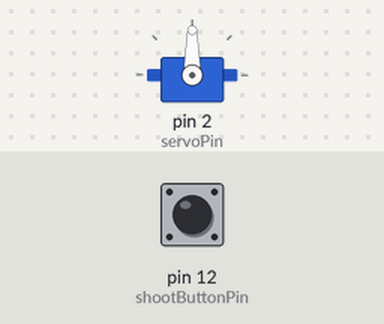
Bench run of a sketch on a simulated Arduino Uno, built with avr-gcc and run on an emulated ATmega328P. Shown: servo. Inputs (shaded band) come from the test bench; at power-on: pin 12 (shootButtonPin) HIGH. What the sketch prints to the serial monitor is not drawn.

Above: at 1.2 s.
1.3 s: pin 12 (shootButtonPin) pulled LOW for 1 s
At 3.6 s:
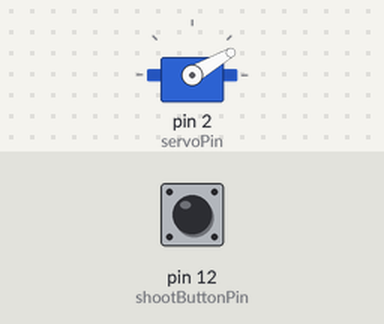
3.9 s: pin 12 (shootButtonPin) pulled LOW for 3.2 s
At 4.1 s:
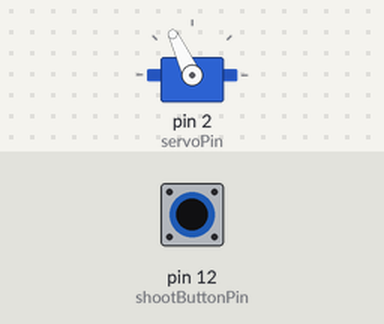
Timing chart, 0 to 8.6 s (numbered marks = the images above; inputs shaded):
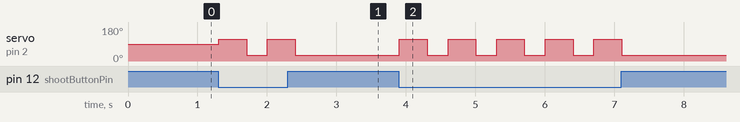

The sketch:

pusherCode.ino
```cpp
#include <Servo.h>

Servo myServo;

const int zeroButtonPin = 5;
const int shootButtonPin = 12;
const int servoPin = 2;

int zeroButtonState = 0;
int shootButtonState = 0;

//Boundary angle positions
int zeroPosition = 100;
int boundary1 = 30;
int boundary2 = 175;

boolean shootState=true;

unsigned long startTime;

void setup() {
  Serial.begin(9600);
  myServo.attach(servoPin);
  pinMode(shootButtonPin, INPUT_PULLUP);
}

void loop() {
  //zeroButtonState = !digitalRead(zeroButtonPin);
  shootButtonState = !digitalRead(shootButtonPin);
  Serial.println(shootButtonState);
  if (zeroButtonState == HIGH) {
    myServo.write(zeroPosition);
  } else if (shootButtonState == HIGH && (millis()-startTime>400)) {
    startTime=millis();
    myServo.write(115);
    delay(400);
    myServo.write(boundary1);
    delay(300);

    /*
    if (shootState==true) {
      myServo.write(boundary1);
      shootState=!shootState;
    } else {
      myServo.write(boundary2);
      shootState=!shootState;
    }
    */
  }
}
```

Measured:
- after the input at 1.3 s, servo on pin 2 (servoPin): alternates 115° for 0.40 s and 30° for 0.30 s, 4 changes in all, then stays 30°, starting at once
- after the input at 3.9 s, servo on pin 2 (servoPin): alternates 115° for 0.40 s and 30° for 0.30 s, 10 changes in all, then stays 30°, starting at once
